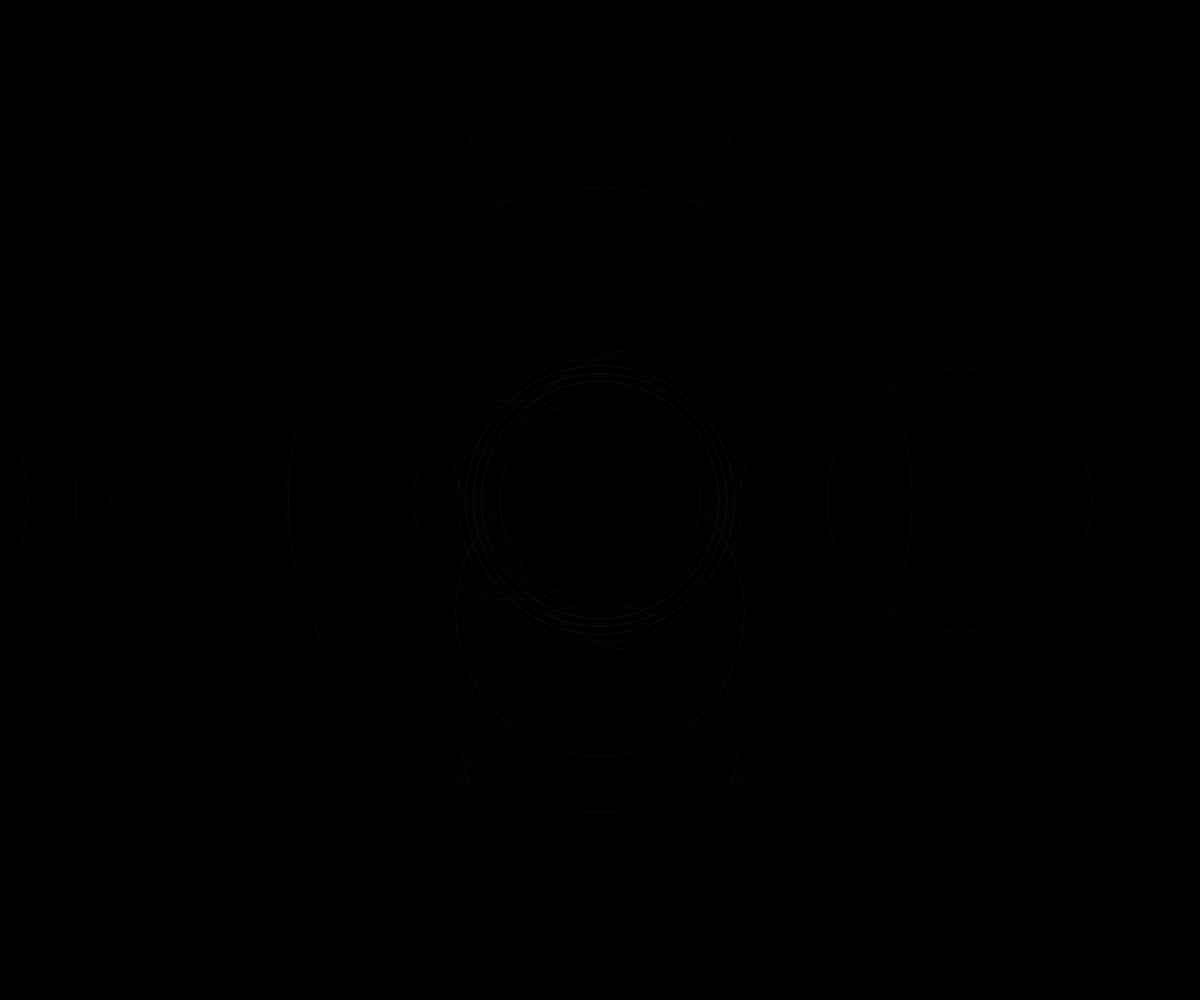
Frame 1 (no input)
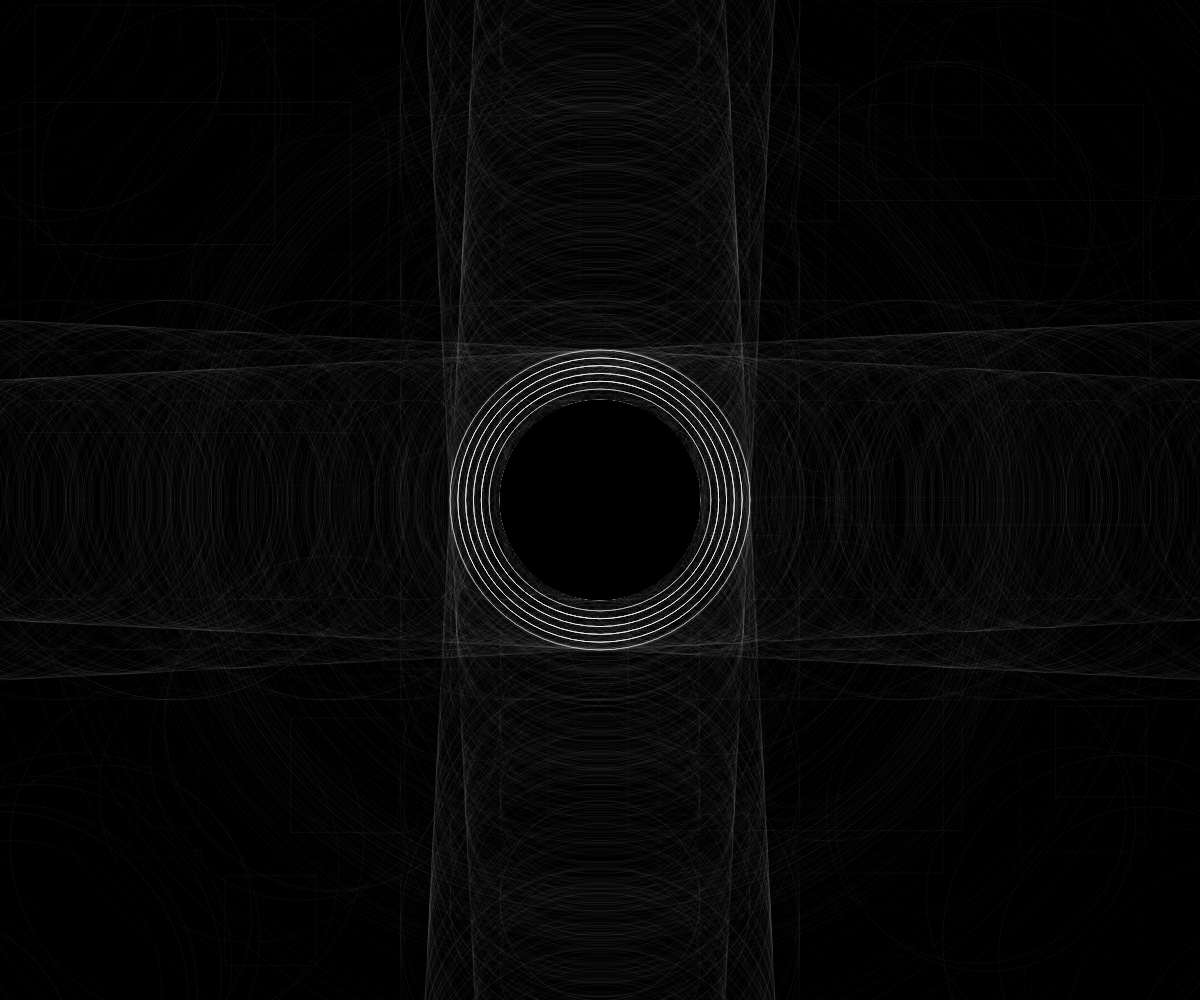
Frame 60 (no input)
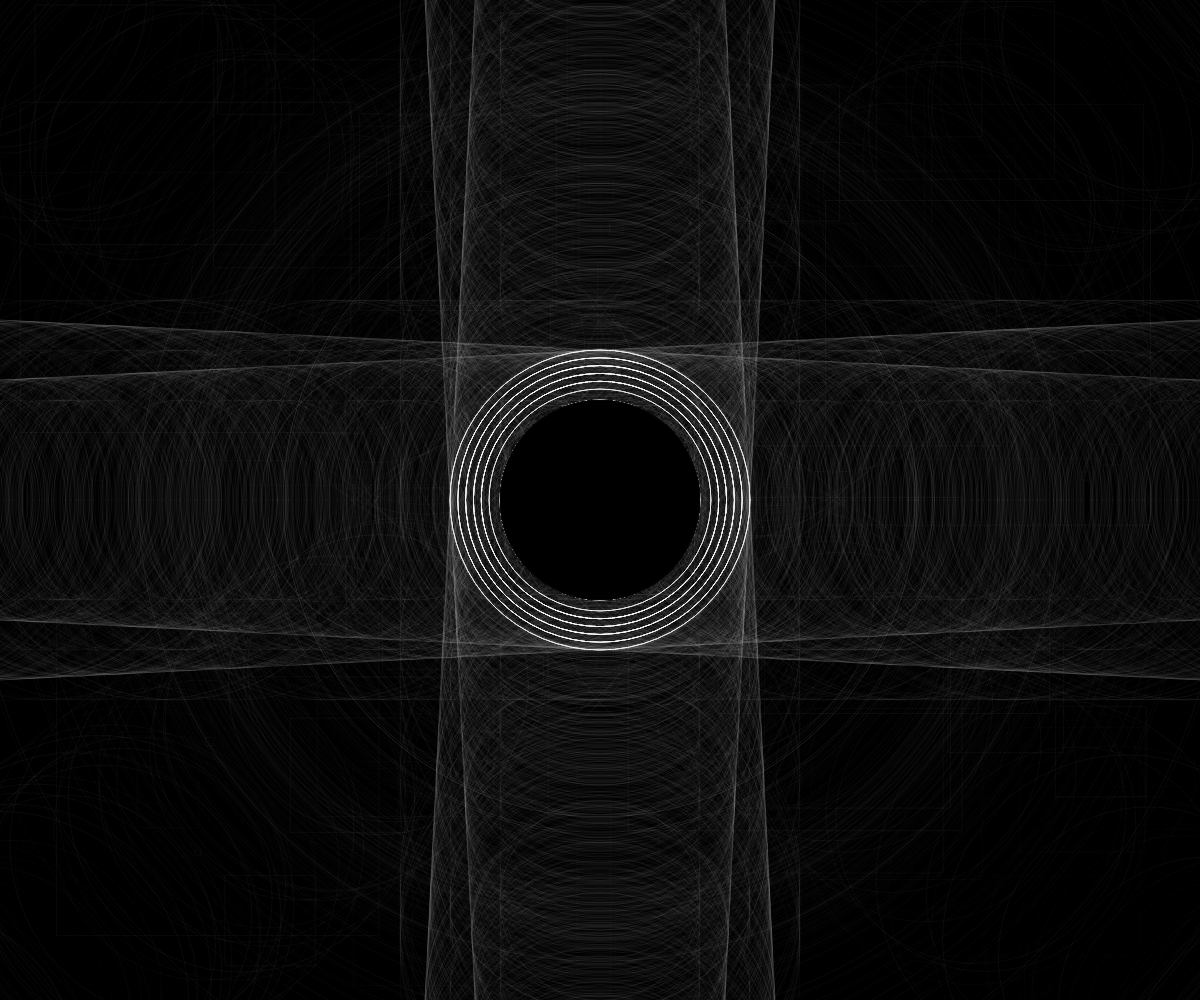
Frame 120 (the mouse pressed at the canvas centre since frame 60)

The p5.js sketch that drew these frames (run headless with seeded random() and noise() and a simulated clock; from frame 60 on, the mouse is pressed at the canvas centre):

// p5.js sketch
// ── sketch.js
let strokeAlpha1, strokeAlpha2, strokeAlpha3, strokeAlpha4, strokeAlpha5, strokeAlpha6, strokeAlpha7, strokeAlpha8, strokeAlpha9, strokeAlpha10;

function setup() {
  createCanvas(windowWidth, windowHeight);
  background(0);
}

function draw() {
  let centerX = width / 2;
  let centerY = height / 2;

  // Generate random stroke alpha values for circles
  strokeAlpha1 = random(1, 10); // Adjusted for better visibility
  strokeAlpha2 = random(1, 10);
  strokeAlpha3 = random(1, 10);
  strokeAlpha4 = random(1, 10);
  strokeAlpha5 = random(1, 10);
  strokeAlpha6 = random(1, 10);
  strokeAlpha7 = random(1, 10);
  strokeAlpha8 = random(1, 10);
  strokeAlpha9 = random(1, 10);
  strokeAlpha10 = random(1, 10);

  // Generate a wavy size for the additional circle
  let noiseVal = noise(frameCount * 0.02, frameCount * 0.01); // Adjust noise parameters for wave shape
  let wavyCircleSize = map(noiseVal, 0, 1, -5000, 5000); // Adjusted mapping for large waves

  // Generate random sizes for the circles
  let circleSize1 = random(1, 5000);
  let circleSize2 = random(1, 600);
  let circleSize3 = random(600, 1000);

  // Draw the circles with strokes
  stroke(255, strokeAlpha1);
  noFill();
  ellipse(centerX, centerY, circleSize1);

  stroke(255, strokeAlpha2);
  ellipse(centerX, centerY, circleSize2);

  stroke(255, strokeAlpha3);
  ellipse(centerX, centerY, circleSize3);

  stroke(255, strokeAlpha4);
  noFill();
  ellipse(centerX, centerY, centerY + wavyCircleSize); // Center the parabola on the centerY

  // Draw the additional circles
  let additionalCircleSize = 200; // Size of the additional circle
  let additionalCircleY = centerY; // Y position of the additional circle (middle of the canvas)
  let additionalCircleX = random(centerX - windowWidth / 2, centerX + windowWidth / 2); // Random X position within a range of the canvas width
  stroke(255, strokeAlpha5);
  noFill();
  ellipse(additionalCircleX, additionalCircleY, additionalCircleSize);

  let additionalCircleSize1 = 200; // Size of the additional circle
  let additionalCircleX1 = centerX; // X position of the additional circle (middle of the canvas)
  let additionalCircleY1 = random(centerY - windowHeight / 2, centerY + windowHeight / 2); // Random Y position within a range of the canvas height
  stroke(255, strokeAlpha6);
  noFill();
  ellipse(additionalCircleX1, additionalCircleY1, additionalCircleSize1);

  // Draw the larger additional circles
  let additionalCircleSize2 = additionalCircleSize * 2; // Double the size
  let additionalCircleY2 = centerY; // Y position of the additional circle (middle of the canvas)
  let additionalCircleX2 = random(centerX - windowWidth / 2, centerX + windowWidth / 2); // Random X position within a range of the canvas width
  stroke(255, strokeAlpha7);
  noFill();
  ellipse(additionalCircleX2, additionalCircleY2, additionalCircleSize2);

  let additionalCircleSize3 = additionalCircleSize1 * 2; // Double the size
  let additionalCircleX3 = centerX; // X position of the additional circle (middle of the canvas)
  let additionalCircleY3 = random(centerY - windowHeight / 2, centerY + windowHeight / 2); // Random Y position within a range of the canvas height
  stroke(255, strokeAlpha8);
  noFill();
  ellipse(additionalCircleX3, additionalCircleY3, additionalCircleSize3);

  // Draw the additional circles with fixed alpha
  let additionalCircleSize4 = 300; // Size of the additional circle
  let additionalCircleY4 = centerY; // Y position of the additional circle (middle of the canvas)
  let additionalCircleX4 = random(centerX - windowWidth / 2, centerX + windowWidth / 2); // Random X position within a range of the canvas width
  stroke(255, strokeAlpha9);
  noFill();
  ellipse(additionalCircleX4, additionalCircleY4, additionalCircleSize4);

  let additionalCircleSize5 = 300; // Size of the additional circle
  let additionalCircleX5 = centerX; // X position of the additional circle (middle of the canvas)
  let additionalCircleY5 = random(centerY - windowHeight / 2, centerY + windowHeight / 2); // Random Y position within a range of the canvas height
  stroke(255, strokeAlpha10);
  noFill();
  ellipse(additionalCircleX5, additionalCircleY5, additionalCircleSize5);

  

  // Draw the first square with fixed alpha
  let squareSize = random(0, min(windowWidth, windowHeight) / 3); // Random size up to one third of the canvas
  let squareX = random(width - squareSize); // Random X position
  let squareY = random(height - squareSize); // Random Y position
  stroke(255, strokeAlpha9); // Apply fixed stroke alpha
  noFill();
  rect(squareX, squareY, squareSize, squareSize); // Draw square

  // Draw the centered square with fixed alpha
  let centeredSquareSize = random(0, min(windowWidth, windowHeight) / 3); // Random size up to one third of the canvas
  let centeredSquareX = centerX - centeredSquareSize / 2; // Centered X position
  let centeredSquareY = centerY - centeredSquareSize / 2; // Centered Y position
  stroke(255, strokeAlpha10); // Apply fixed stroke alpha
  noFill();
  rect(centeredSquareX, centeredSquareY, centeredSquareSize, centeredSquareSize); // Draw centered square

  let additionalCircleSize6 = 300; // Size of the additional circle
  let additionalCircleY6 = random(centerY - windowHeight, centerY + windowHeight); // Random Y position within a range of the canvas height
  let additionalCircleX6 = map(additionalCircleY6, centerY - windowHeight, centerY + windowHeight, centerX - windowWidth, centerX + windowWidth); // Corresponding X position to create diagonal effect
  stroke(255, strokeAlpha9);
  noFill();
  ellipse(additionalCircleX6, additionalCircleY6, additionalCircleSize6);

  let additionalCircleSize7 = 300; // Size of the additional circle
  let additionalCircleY7 = random(centerY - windowHeight, centerY + windowHeight); // Random Y position within a range of the canvas height
  let additionalCircleX7 = map(additionalCircleY7, centerY - windowHeight, centerY + windowHeight, centerX + windowWidth, centerX - windowWidth); // Corresponding X position to create diagonal effect
  stroke(255, strokeAlpha10);
  noFill();
  ellipse(additionalCircleX7, additionalCircleY7, additionalCircleSize7);

  let additionalCircleSize8 = 300;
  let additionalCircleY8 = random(centerY - windowHeight, centerY + windowHeight);
  let additionalCircleX8 = map(additionalCircleY8, centerY - windowHeight, centerY + windowHeight, centerX - windowWidth, centerX + windowWidth);
  let distanceFromCenter8 = dist(centerX, centerY, additionalCircleX8, additionalCircleY8);
  additionalCircleSize8 += distanceFromCenter8 * 0.1; // Increase size based on distance
  stroke(255, strokeAlpha9);
  noFill();
  ellipse(additionalCircleX8, additionalCircleY8, additionalCircleSize8);

  let additionalCircleSize9 = 300;
  let additionalCircleY9 = random(centerY - windowHeight, centerY + windowHeight);
  let additionalCircleX9 = map(additionalCircleY9, centerY - windowHeight, centerY + windowHeight, centerX + windowWidth, centerX - windowWidth);
  let distanceFromCenter9 = dist(centerX, centerY, additionalCircleX9, additionalCircleY9);
  additionalCircleSize9 += distanceFromCenter9 * 0.1; // Increase size based on distance
  stroke(255, strokeAlpha10);
  noFill();
  ellipse(additionalCircleX9, additionalCircleY9, additionalCircleSize9);
  // Draw horizontal circles with sizes based on distance from the center
  for (let i = 0; i < 10; i++) {
    let additionalCircleSizeH = 300;
    let additionalCircleXH = random(centerX - windowWidth, centerX + windowWidth);
    let distanceFromCenterH = abs(additionalCircleXH - centerX);
    additionalCircleSizeH += distanceFromCenterH * 0.1; // Increase size based on distance
    stroke(255, random(1, 10));
    noFill();
    ellipse(additionalCircleXH, centerY, additionalCircleSizeH);
  }

  // Draw vertical circles with sizes based on distance from the center
  for (let i = 0; i < 10; i++) {
    let additionalCircleSizeV = 300;
    let additionalCircleYV = random(centerY - windowHeight, centerY + windowHeight);
    let distanceFromCenterV = abs(additionalCircleYV - centerY);
    additionalCircleSizeV += distanceFromCenterV * 0.1; // Increase size based on distance
    stroke(255, random(1, 10));
    noFill();
    ellipse(centerX, additionalCircleYV, additionalCircleSizeV);

  }
  for (let i = 0; i < 10; i++) {
    let additionalCircleSizeV = 300;
    let additionalCircleYV = random(centerY - windowHeight, centerY + windowHeight);
    let distanceFromCenterV = abs(additionalCircleYV - centerY);
    additionalCircleSizeV -= distanceFromCenterV * 0.1; // Decrease size based on distance
    stroke(255, random(1, 10));
    noFill();
    ellipse(centerX, additionalCircleYV, additionalCircleSizeV);
  }
  // Draw horizontal circles with sizes based on distance from the center
for (let i = 0; i < 10; i++) {
  let additionalCircleSizeH = 300;
  let additionalCircleXH = random(centerX - windowWidth, centerX + windowWidth);
  let distanceFromCenterH = abs(additionalCircleXH - centerX);
  additionalCircleSizeH -= distanceFromCenterH * 0.1; // Decrease size based on distance
  stroke(255, random(1, 10));
  noFill();
  ellipse(additionalCircleXH, centerY, additionalCircleSizeH);
}
// Draw diagonal circles that get smaller when they are further from the center
for (let i = 0; i < 10; i++) {
  let additionalCircleSizeD = 300;
  // Calculate diagonal distance from center
  let dx = width / 10 * i - centerX;
  let dy = height / 10 * i - centerY;
  let distanceFromCenterD = sqrt(dx * dx + dy * dy);
  additionalCircleSizeD -= distanceFromCenterD * 0.1; // Decrease size based on distance
  stroke(255, random(1, 10));
  noFill();
  ellipse(centerX, centerY, additionalCircleSizeD);
}

  // Draw the central black circle
  fill(0); 
  ellipse(centerX, centerY, 200); 
  

  
  
}
